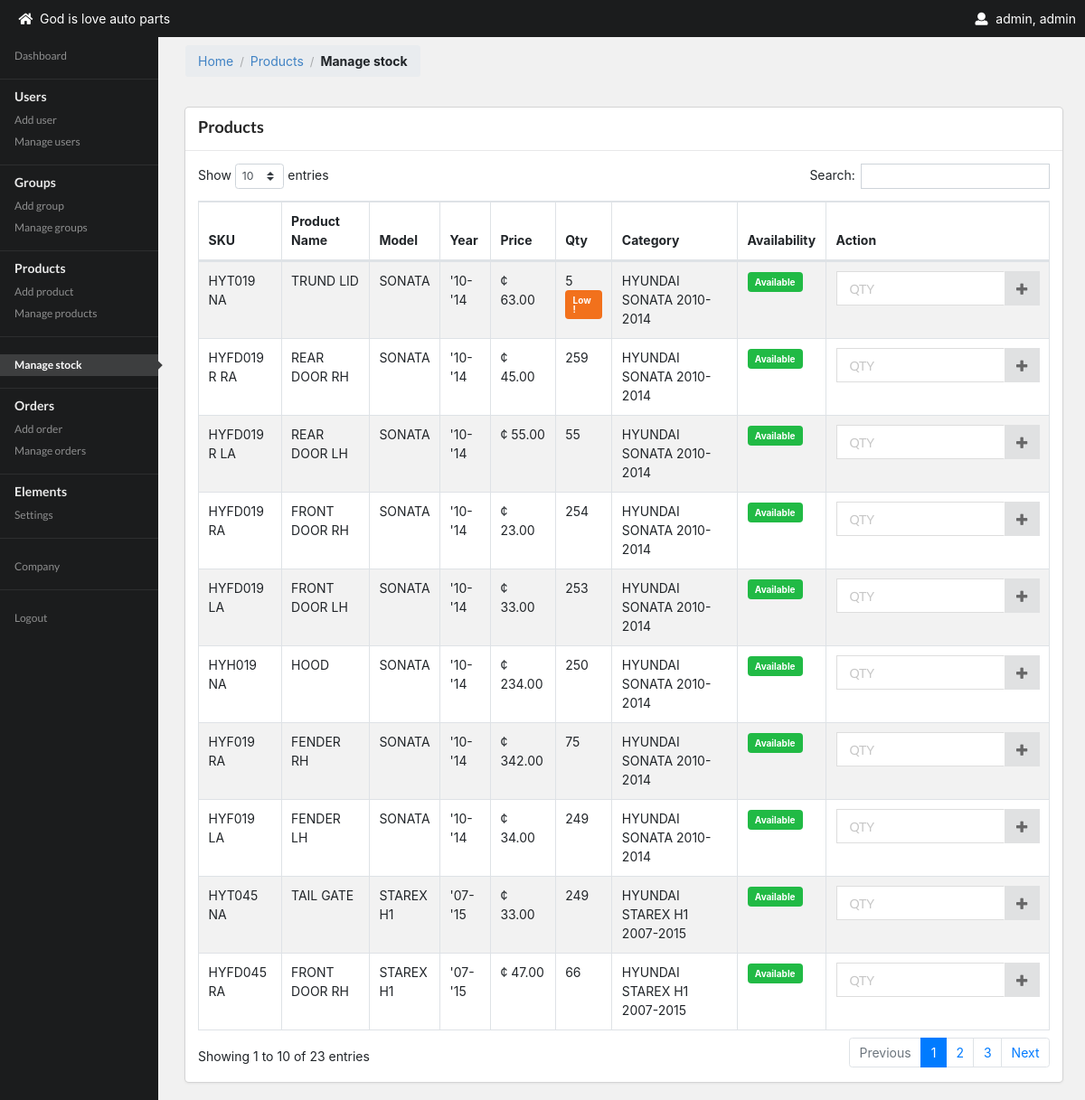
Screenshot of /stock.php (signed in) with the database file from the repository.
### tables this page shows
CREATE TABLE `company_details` (
  `c_id` int(11) NOT NULL AUTO_INCREMENT,
  `company_name` varchar(100) NOT NULL,
  `vat_charges` double NOT NULL,
  `address` varchar(56) NOT NULL,
  `phone` varchar(57) NOT NULL,
  `message` text NOT NULL,
  PRIMARY KEY (`c_id`)
);

CREATE TABLE `products` (
  `p_ID` int(11) NOT NULL AUTO_INCREMENT,
  `p_SKU` varchar(50) NOT NULL,
  `p_QTY` int(11) NOT NULL,
  `p_LOW_ALERT` int(11) NOT NULL,
  `p_CAT` varchar(50) NOT NULL,
  `p_NAME` varchar(50) NOT NULL,
  `p_PRICE` double NOT NULL,
  `p_AVAILABILITY` varchar(10) NOT NULL,
  `p_MODEL` varchar(50) NOT NULL,
  `p_YEAR` varchar(10) NOT NULL,
  `p_STATUS` varchar(10) NOT NULL,
  PRIMARY KEY (`p_ID`)
);

### includes/functions.php (called while the page is built, shortened)
<?php
    class Functions {
        function query($sql){
            global $conn;
            return $query = mysqli_query($conn,$sql);
        }
        function fetch_rows($query){
           $rows = array();
           while($fetch = mysqli_fetch_assoc($query)){
               array_push($rows,$fetch);
           }
           return $rows;
        }
    }
?>

### stock.php (the view, shortened to what this page needs)
<?php
    $functions = new Functions();
?>
</head>
<body>
<?php include 'includes/layout/topBar.php' ?>
<div class="row" style="margin-top:30px">
        <div class="col-md-12 col-lg-2">
        <?php include 'includes/layout/sidebar.php' ?>
    </div>
    <div class="col-md-10 main-content">
        <div class="ui breadcrumb">
            <a class="section">Home</a>
            <div class="divider"> / </div>
            <a class="section">Products</a>
            <div class="divider"> / </div>
            <div class="active section">Manage stock</div>
        </div>
        <div class="ui card">
        <div class="content">
            <div class="header">Products</div>
        </div>
        <div class="content">
            <table id="example" class="table table-striped table-bordered" style="width:100%">
        <thead>
            <tr>
                <th>SKU</th>
                <th>Product Name</th>
                <th>Model</th>
                <th>Year</th>
                <th>Price</th>
                <th>Qty</th>
                <th>Category</th>
                <th>Availability</th>
                <th>Action</th>
            </tr>
        </thead>
        <tbody>
         <?php
             $sql = "select * from products where products.p_STATUS != 'deleted' order by p_ID desc";
             $results = $functions->fetch_rows($functions->query($sql));
             foreach ($results as $result) {
                 $sql = "select *,sum(cart.cart_p_QTY) as cart_p_QTY from products left join cart on products.p_ID = cart.cart_p_ID where products.p_STATUS != 'deleted' and cart.status = 'active' and products.p_ID = '".$result['p_ID']."'";
                 $fetch = $functions->fetch_rows($functions->query($sql));
                 $cart_total = $fetch[0]['cart_p_QTY'];
                 $result['p_QTY'] = $result['p_QTY'] - $cart_total;
                $aval = '<a class="ui green  label">
                 Available
                </a>';
                $low_alert = '';
                if($result['p_QTY'] <= $result['p_LOW_ALERT']){
                    $low_alert = '<a class="ui orange  label">
                     Low !
                   </a>';
                }
                $actions  = '';
                $path = basename($_SERVER['REQUEST_URI'], '?' . $_SERVER['QUERY_STRING']);
                $permissions = $functions->get_user_permission($path);
                if(in_array('update',$permissions)){
                    $actions = ' <input onkeyup="get_key(event,\''.$result['p_ID'].'\')" id="stock_p_new_qty_'.$result['p_ID'].'" type="number" placeholder="QTY" onSubmit="add_stock(\''.$result['p_ID'].'\')">
                    <button class="ui icon button" onclick="add_stock(\''.$result['p_ID'].'\')">
                        <i class="add icon"></i>
                    </button>';
                }
                echo '<tr>
                <td>'.$result['p_SKU'].'</td>
                <td>'.$result['p_NAME'].'</td>
                <td>'.$result['p_MODEL'].'</td>
                <td>'.$result['p_YEAR'].'</td>
                <td>¢ '.sprintf('%0.2f',$result['p_PRICE']).'</td>
                <td id="stock_p_qty_'.$result['p_ID'].'">'.$result['p_QTY'].' '.$low_alert.'</td>
                <td>'.$result['p_CAT'].'</td>
                <td>'.$aval.'</td>
                <td>
                <div class="ui action input">
                    '.$actions.'
                </div>
                </td>
            </tr>';
            }
         ?>
        </tbody>
    </table>
        </div>
        </div>
    </div>
</div>
<?php include_once 'includes/layout/footer.php'?>

### includes/layout/topBar.php (shortened to what this page needs)
<div class="topBar">
    <div style="display:flex; flex-direction:row; align-items:center">
    <div style="margin-left:20px">
        <i class="home icon"></i> <?php echo $functions->fetch_rows($functions->query("select * from company_details"))[0]['company_name'] ?>
    </div>
</div>
    <div class="ui topBarProfile"> <i class="user icon"></i> <?php echo $_SESSION['user_data']['user_name']?>, <?php echo $_SESSION['user_data']['user_type']?>
    </div>
</div>

### stock.php (style rules this page uses)
.card { width:100% !important; }

### rows the page displays
company_details: company_name "God is love auto parts"
products: p_SKU "HYT019 NA", p_NAME "TRUND LID", p_MODEL "SONATA", p_YEAR "'10-'14", p_PRICE "63.00", p_QTY "5", p_LOW_ALERT "Low !", p_CAT "HYUNDAI SONATA 2010-2014"
products: p_SKU "HYFD019 R RA", p_NAME "REAR DOOR RH", p_MODEL "SONATA", p_YEAR "'10-'14", p_PRICE "45.00", p_QTY "259", p_CAT "HYUNDAI SONATA 2010-2014"
products: p_SKU "HYFD019 R LA", p_NAME "REAR DOOR LH", p_MODEL "SONATA", p_YEAR "'10-'14", p_PRICE "55.00", p_QTY "55", p_CAT "HYUNDAI SONATA 2010-2014"
products: p_SKU "HYFD019 RA", p_NAME "FRONT DOOR RH", p_MODEL "SONATA", p_YEAR "'10-'14", p_PRICE "23.00", p_QTY "254", p_CAT "HYUNDAI SONATA 2010-2014"
products: p_SKU "HYFD019 LA", p_NAME "FRONT DOOR LH", p_MODEL "SONATA", p_YEAR "'10-'14", p_PRICE "33.00", p_QTY "253", p_CAT "HYUNDAI SONATA 2010-2014"
products: p_SKU "HYH019 NA", p_NAME "HOOD", p_MODEL "SONATA", p_YEAR "'10-'14", p_PRICE "234.00", p_QTY "250", p_CAT "HYUNDAI SONATA 2010-2014"
products: p_SKU "HYF019 RA", p_NAME "FENDER RH", p_MODEL "SONATA", p_YEAR "'10-'14", p_PRICE "342.00", p_QTY "75", p_CAT "HYUNDAI SONATA 2010-2014"
products: p_SKU "HYF019 LA", p_NAME "FENDER LH", p_MODEL "SONATA", p_YEAR "'10-'14", p_PRICE "34.00", p_QTY "249", p_CAT "HYUNDAI SONATA 2010-2014"
products: p_SKU "HYT045 NA", p_NAME "TAIL GATE", p_MODEL "STAREX H1", p_YEAR "'07-'15", p_PRICE "33.00", p_QTY "249", p_CAT "HYUNDAI STAREX H1 2007-2015"
products: p_SKU "HYFD045 RA", p_NAME "FRONT DOOR RH", p_MODEL "STAREX H1", p_YEAR "'07-'15", p_PRICE "47.00", p_QTY "66", p_CAT "HYUNDAI STAREX H1 2007-2015"

### other values shown
$_SESSION['user_data']['user_name'] "admin"
$_SESSION['user_data']['user_type'] "admin"
$menu->label "Dashboard"
$menu->label "Users"
$drop_menu->label "Add user"
$drop_menu->label "Manage users"
$menu->label "Groups"
$drop_menu->label "Add group"
$drop_menu->label "Manage groups"
$menu->label "Products"
$drop_menu->label "Add product"
$drop_menu->label "Manage products"
$menu->label "Manage stock"
$menu->label "Orders"
$drop_menu->label "Add order"
